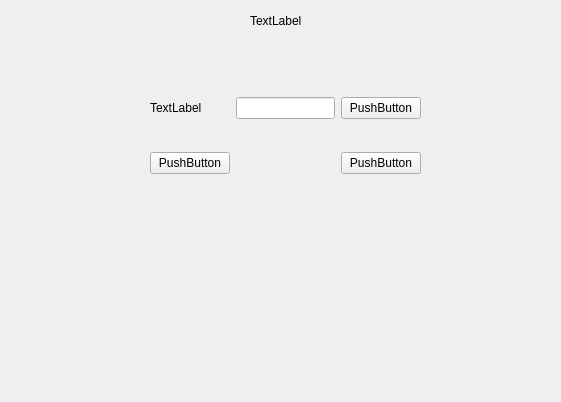
<?xml version="1.0" encoding="UTF-8"?>
<ui version="4.0">
 <class>Form</class>
 <widget class="QWidget" name="Form">
  <property name="geometry">
   <rect>
    <x>0</x>
    <y>0</y>
    <width>561</width>
    <height>402</height>
   </rect>
  </property>
  <property name="windowTitle">
   <string>Form</string>
  </property>
  <widget class="QLabel" name="label">
   <property name="geometry">
    <rect>
     <x>250</x>
     <y>10</y>
     <width>53</width>
     <height>22</height>
    </rect>
   </property>
   <property name="text">
    <string>TextLabel</string>
   </property>
  </widget>
  <widget class="QWidget" name="gridLayoutWidget">
   <property name="geometry">
    <rect>
     <x>150</x>
     <y>70</y>
     <width>271</width>
     <height>131</height>
    </rect>
   </property>
   <layout class="QGridLayout" name="gridLayout">
    <item row="0" column="1">
     <widget class="QLineEdit" name="lineEdit"/>
    </item>
    <item row="0" column="0">
     <widget class="QLabel" name="label_2">
      <property name="text">
       <string>TextLabel</string>
      </property>
     </widget>
    </item>
    <item row="1" column="0">
     <widget class="QPushButton" name="pushButton_2">
      <property name="text">
       <string>PushButton</string>
      </property>
     </widget>
    </item>
    <item row="0" column="2">
     <widget class="QPushButton" name="pushButton_3">
      <property name="text">
       <string>PushButton</string>
      </property>
     </widget>
    </item>
    <item row="1" column="2">
     <widget class="QPushButton" name="pushButton">
      <property name="text">
       <string>PushButton</string>
      </property>
     </widget>
    </item>
   </layout>
  </widget>
 </widget>
 <resources/>
 <connections/>
</ui>
